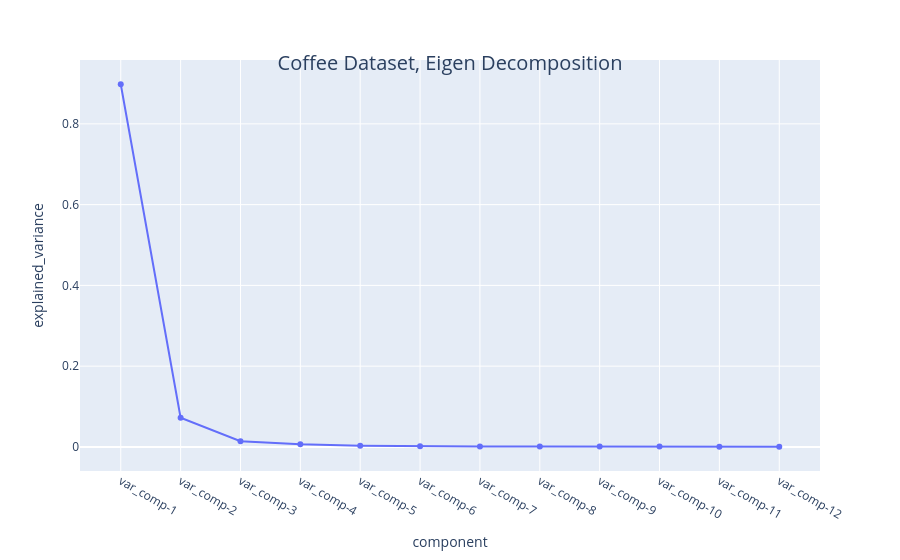

The notebook cell saved with this chart:
### Code cell
import plotly.express as px
df_eig = pd.DataFrame.from_dict(exp_var, orient="index").reset_index()
df_eig.columns = ["component", "explained_variance"]
# Create the line plot with markers
fig = px.line(df_eig, x="component", y="explained_variance", markers=True)
fig.update_layout(
    title={
        'text': "Coffee Dataset, Eigen Decomposition",
        'y':0.9, # Position (0-1)
        'x':0.5, # Position (0-1)
        'xanchor': 'center',
        'yanchor': 'top',
        'font': dict(size=20)
    }
)
# Display the figure
fig.show()

### Figure 1 — Plotly figure (JSON) as saved in the notebook; plotly's stock layout.template omitted (floating-point values rounded to 4 significant figures)
{"data": [{"hovertemplate": "component=%{x}<br>explained_variance=%{y}<extra></extra>", "legendgroup": "", "line": {"color": "#636efa", "dash": "solid"}, "marker": {"symbol": "circle"}, "mode": "lines+markers", "name": "", "orientation": "v", "showlegend": false, "type": "scatter", "x": ["var_comp-1", "var_comp-2", "var_comp-3", "var_comp-4", "var_comp-5", "var_comp-6", "var_comp-7", "var_comp-8", "var_comp-9", "var_comp-10", "var_comp-11", "var_comp-12"], "xaxis": "x", "y": [0.898, 0.07231, 0.01423, 0.006819, 0.002841, 0.001364, 0.001012, 0.0008843, 0.000771, 0.0006984, 0.0005683, 0.0005068], "yaxis": "y"}], "layout": {"legend": {"tracegroupgap": 0}, "margin": {"t": 60}, "title": {"font": {"size": 20}, "text": "Coffee Dataset, Eigen Decomposition", "x": 0.5, "xanchor": "center", "y": 0.9, "yanchor": "top"}, "xaxis": {"anchor": "y", "domain": [0, 1], "title": {"text": "component"}}, "yaxis": {"anchor": "x", "domain": [0, 1], "title": {"text": "explained_variance"}}}}
